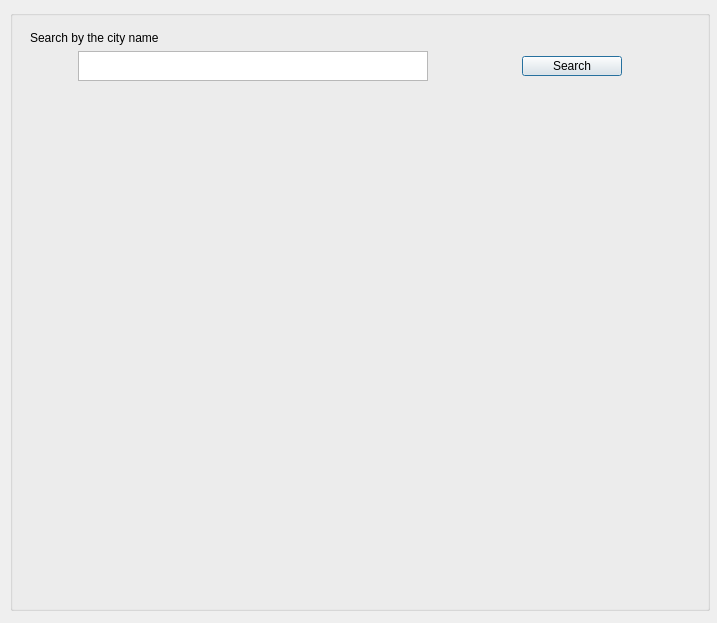
<?xml version="1.0" encoding="UTF-8"?>
<ui version="4.0">
 <class>WeatherApp</class>
 <widget class="QDialog" name="WeatherApp">
  <property name="geometry">
   <rect>
    <x>0</x>
    <y>0</y>
    <width>717</width>
    <height>623</height>
   </rect>
  </property>
  <property name="windowTitle">
   <string>Dialog</string>
  </property>
  <widget class="QGroupBox" name="groupBox">
   <property name="geometry">
    <rect>
     <x>10</x>
     <y>10</y>
     <width>700</width>
     <height>601</height>
    </rect>
   </property>
   <property name="title">
    <string/>
   </property>
   <widget class="QWidget" name="verticalLayoutWidget">
    <property name="geometry">
     <rect>
      <x>20</x>
      <y>20</y>
      <width>641</width>
      <height>51</height>
     </rect>
    </property>
    <layout class="QVBoxLayout" name="verticalLayout_2">
     <item>
      <widget class="QLabel" name="searchLabel">
       <property name="text">
        <string>Search by the city name</string>
       </property>
      </widget>
     </item>
     <item>
      <layout class="QHBoxLayout" name="horizontalLayout">
       <item>
        <widget class="QTextEdit" name="searchTextEdit">
         <property name="maximumSize">
          <size>
           <width>350</width>
           <height>30</height>
          </size>
         </property>
        </widget>
       </item>
       <item>
        <spacer name="horizontalSpacer">
         <property name="orientation">
          <enum>Qt::Horizontal</enum>
         </property>
         <property name="sizeType">
          <enum>QSizePolicy::Preferred</enum>
         </property>
         <property name="sizeHint" stdset="0">
          <size>
           <width>40</width>
           <height>20</height>
          </size>
         </property>
        </spacer>
       </item>
       <item>
        <widget class="QPushButton" name="searchButton">
         <property name="enabled">
          <bool>true</bool>
         </property>
         <property name="maximumSize">
          <size>
           <width>100</width>
           <height>20</height>
          </size>
         </property>
         <property name="text">
          <string>Search</string>
         </property>
        </widget>
       </item>
      </layout>
     </item>
    </layout>
   </widget>
   <widget class="QWidget" name="horizontalLayoutWidget_2">
    <property name="geometry">
     <rect>
      <x>20</x>
      <y>110</y>
      <width>641</width>
      <height>51</height>
     </rect>
    </property>
    <layout class="QHBoxLayout" name="horizontalLayout_2"/>
   </widget>
  </widget>
 </widget>
 <resources/>
 <connections/>
</ui>
